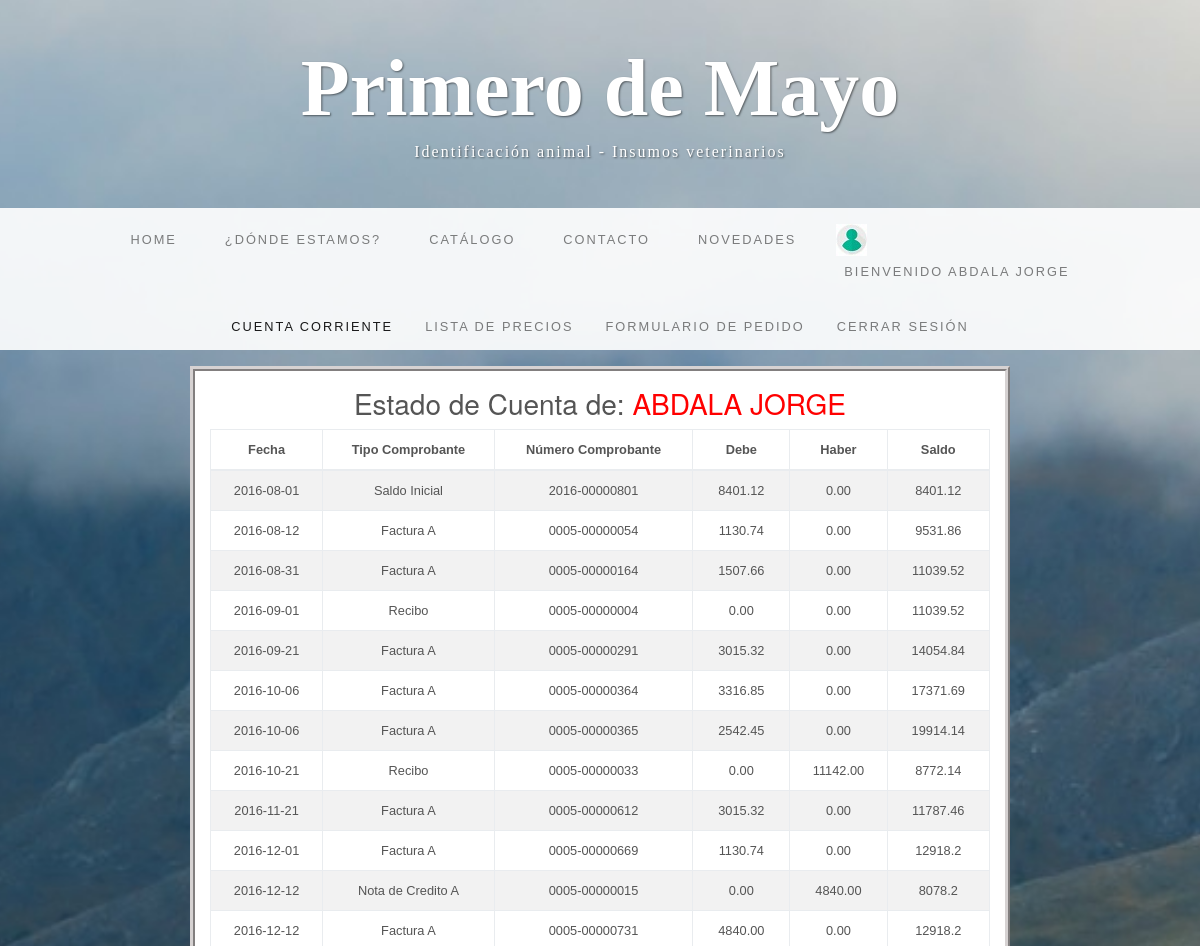
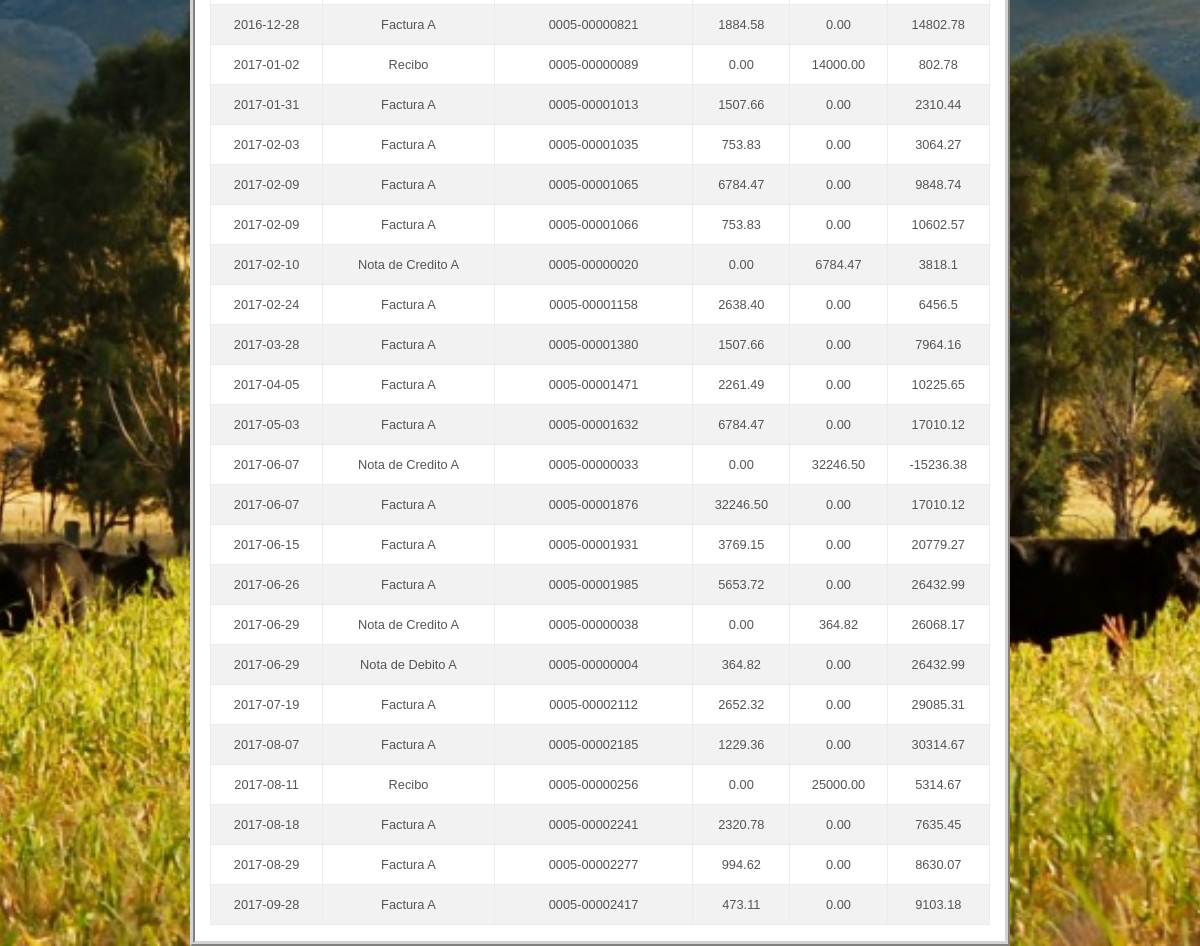
/php/cuentacorriente.php (signed in), run on the app's committed database (2 pictures, top to bottom).
### tables this page shows
CREATE TABLE IF NOT EXISTS `comprobantes` (
  `tipo` int(11) NOT NULL,
  `numero` varchar(13) NOT NULL,
  `importedebe` decimal(10,2) NOT NULL,
  `importehaber` decimal(10,2) NOT NULL,
  `fecha` date NOT NULL,
  `cliente` int(11) NOT NULL,
  PRIMARY KEY (`tipo`,`numero`) USING BTREE,
  KEY `cliente_fk` (`cliente`)
);

CREATE TABLE IF NOT EXISTS `tipocomprobante` (
  `id_tipocomprobante` int(11) NOT NULL,
  `descripcion` varchar(25) NOT NULL,
  PRIMARY KEY (`id_tipocomprobante`)
);

### php/cuentacorriente.php (the view, shortened to what this page needs)
<?php
$userId     = $_SESSION['idUser'];
$clientevet  = $_SESSION['cliente'];
?>
<!DOCTYPE html>
<html lang="es">
  <head>
    <link href="../vendor/bootstrap/css/bootstrap.min.css" rel="stylesheet">
    <link href="../css/business-casual.css" rel="stylesheet">
	<link href="../css/estiloctacte.css" rel="stylesheet">
  </head>
  <body>
    <div class="tagline-upper text-center text-heading text-shadow text-white mt-5 d-none d-lg-block font-weight-bold">Primero de Mayo</div>
    <div class="tagline-lower mt-sm-3 text-center text-expanded text-shadow  text-white mb-5 d-none d-lg-block ">Identificación animal - Insumos veterinarios</div>
    <nav class="navbar navbar-expand-lg navbar-light bg-faded py-lg-3">
      <div class="container">
        <div class="collapse navbar-collapse" id="navbarResponsive">
          <ul class="navbar-nav mx-auto">
            <li class="nav-item  px-lg-3">
              <a class="nav-link text-uppercase text-expanded" href="../index.php">Home
              </a>
            </li>
            <li class="nav-item px-lg-3">
              <a class="nav-link text-uppercase text-expanded" href="dondestamos.php">¿Dónde estamos?</a>
            </li>
			<li class="nav-item px-lg-3">
              <a class="nav-link text-uppercase text-expanded" href="catalogo.php">Catálogo</a>
            </li>
            <li class="nav-item px-lg-3">
              <a class="nav-link text-uppercase text-expanded" href="contacto.php">Contacto</a>
            </li>
			<li class="nav-item px-lg-3" >
              <a class="nav-link text-uppercase text-expanded" href="novedades.php">Novedades</a>
            </li>
			 <li class="nav-item  px-lg-3">
				<img src="../img/login.jpg">
				<a class="nav-link text-uppercase text-expanded" >Bienvenido <?php echo $clientevet ?></a>
			</li>
		 </ul>
		</div>
	  </div>
	</nav>
			<nav class="navbar navbar-expand-lg navbar-light bg-faded py-lg-2">
			  <div class="container">
				<div class="collapse navbar-collapse" id="navbarResponsive">
				  <ul class="navbar-nav mx-auto">
					<li class="nav-item  active px-lg-2">
					  <a class="nav-link text-uppercase text-expanded" href="cuentacorriente.php">Cuenta Corriente</a>
					</li>
					<li class="nav-item px-lg-2">
					  <a class="nav-link text-uppercase text-expanded" href="listaprecios.php">Lista de Precios</a>
					</li>
					<li class="nav-item px-lg-2">
					  <a class="nav-link text-uppercase text-expanded" href="formpedido.php">Formulario de Pedido</a>
					</li>
					<li class="nav-item px-lg-2">
					  <a class="nav-link text-uppercase text-red text-expanded  text-blue" href="php/cerrarsesion.php">Cerrar Sesión</a>
					</li>
				  </ul>
				</div>
			  </div>
			</nav>
   <div id="contenedor" class="row background-color-white">
		<div id="sectorizquierdo" class="col-sm-2" >
		</div>
		<div id="sectorcentral" class="col-sm-8 mt-3" style="">
					<div class="table-responsive  pt-3 ">
					   <table class="table table-bordered table-striped">
						<thead>
							   <tr >
								  <th>Fecha</th>
								  <th>Tipo Comprobante</th>
								  <th>Número Comprobante</th>
								  <th>Debe</th>
								  <th>Haber</th>
								  <th>Saldo</th>
							   </tr>
							</thead>
				 <tbody>
					<?php
							  $servername="localhost";
							  $dbname="sistemadepedidos";
							  $username="root";
							  $password="san123";
							  $conn=mysqli_connect ($servername, $username, $password, $dbname);
								echo "<h3>Estado de Cuenta de: <font color='#ff0000'>$clientevet</font></h3>";
								$sql= "Select razonsocial, fecha,descripcion, numero, importedebe, importehaber from comprobantes join cliente on cliente=id_cliente join tipocomprobante on id_tipocomprobante=tipo where cliente=$userId ORDER BY fecha asc";
							 $result=mysqli_query($conn, $sql);
							$saldo=0;
						if (mysqli_num_rows($result)>0) {
								while ($row=mysqli_fetch_assoc($result))
								{   $saldo=$saldo + $row['importedebe'] - $row['importehaber'];
									  echo "<tr>";
									  echo "<td>".$row['fecha']."</td>";
									  echo "<td>".$row['descripcion']."</td>";
									  echo "<td>".$row['numero']."</td>";
									  echo "<td>".$row['importedebe']."</td>";
									  echo "<td>".$row['importehaber']."</td>";
									  echo "<td>".round($saldo,2)."</td>";
									}
								}
				?>
					</tbody>
				   </table>
				  </div>
		</div>
		<div id="sectorderecho" class="col-sm-2" >
		</div>
	</div>
</body>
</html>

### css/business-casual.css (style rules this page uses)
body { font: .8em Arial, Verdana, Tahoma, Sans-Serif; color: #555; background: url('../img/bg.jpg') no-repeat center center fixed; -webkit-background-size: cover; -moz-background-size: cover; background-size: cover; -o-background-size: cover; }
h1, h2, h3, h4, h5, h6, .text-heading { font-family: "Josefin Slab", "Helvetica Neue", Helvetica, Arial, sans-serif; }
.tagline-upper { font-size: 5rem; font-weight: 300; line-height: 1; font-family: "Times New Roman"; }
.tagline-lower { font-size: 1rem; line-height: 1; font-family: "Times New Roman"; }
.text-expanded { letter-spacing: 2px; }
.text-shadow { text-shadow: 1px 1px 2px rgba(0, 0, 0, 0.5); }
.bg-faded { background-color: rgba(255, 255, 255, 0.9); }
#sectorcentral, #historial { border-width:5px; border-style:ridge; border-color: #D6D2D2; text-align: center; }

### css/estiloctacte.css (style rules this page uses)
#sectorcentral { background-color: white; }

### data on the page
comprobantes: fecha "2016-08-01", tipo.descripcion "Saldo Inicial", numero "2016-00000801", importedebe "8401.12", importehaber "0.00"
comprobantes: fecha "2016-08-12", tipo.descripcion "Factura A", numero "0005-00000054", importedebe "1130.74", importehaber "0.00", saldo "9531.86"
comprobantes: fecha "2016-08-31", tipo.descripcion "Factura A", numero "0005-00000164", importedebe "1507.66", importehaber "0.00", saldo "11039.52"
comprobantes: fecha "2016-09-01", tipo.descripcion "Recibo", numero "0005-00000004", importedebe "0.00", importehaber "0.00", saldo "11039.52"
comprobantes: fecha "2016-09-21", tipo.descripcion "Factura A", numero "0005-00000291", importedebe "3015.32", importehaber "0.00", saldo "14054.84"
comprobantes: fecha "2016-10-06", tipo.descripcion "Factura A", numero "0005-00000364", importedebe "3316.85", importehaber "0.00", saldo "17371.69"
comprobantes: fecha "2016-10-06", tipo.descripcion "Factura A", numero "0005-00000365", importedebe "2542.45", importehaber "0.00", saldo "19914.14"
comprobantes: fecha "2016-10-21", tipo.descripcion "Recibo", numero "0005-00000033", importedebe "0.00", importehaber "11142.00", saldo "8772.14"
comprobantes: fecha "2016-11-21", tipo.descripcion "Factura A", numero "0005-00000612", importedebe "3015.32", importehaber "0.00", saldo "11787.46"
comprobantes: fecha "2016-12-01", tipo.descripcion "Factura A", numero "0005-00000669", importedebe "1130.74", importehaber "0.00", saldo "12918.2"
comprobantes: fecha "2016-12-12", tipo.descripcion "Nota de Credito A", numero "0005-00000015", importedebe "0.00", importehaber "4840.00", saldo "8078.2"
comprobantes: fecha "2016-12-12", tipo.descripcion "Factura A", numero "0005-00000731", importedebe "4840.00", importehaber "0.00", saldo "12918.2"
comprobantes: fecha "2016-12-28", tipo.descripcion "Factura A", numero "0005-00000821", importedebe "1884.58", importehaber "0.00", saldo "14802.78"
comprobantes: fecha "2017-01-02", tipo.descripcion "Recibo", numero "0005-00000089", importedebe "0.00", importehaber "14000.00", saldo "802.78"
comprobantes: fecha "2017-01-31", tipo.descripcion "Factura A", numero "0005-00001013", importedebe "1507.66", importehaber "0.00", saldo "2310.44"
comprobantes: fecha "2017-02-03", tipo.descripcion "Factura A", numero "0005-00001035", importedebe "753.83", importehaber "0.00", saldo "3064.27"
comprobantes: fecha "2017-02-09", tipo.descripcion "Factura A", numero "0005-00001065", importedebe "6784.47", importehaber "0.00", saldo "9848.74"
comprobantes: fecha "2017-02-09", tipo.descripcion "Factura A", numero "0005-00001066", importedebe "753.83", importehaber "0.00", saldo "10602.57"
comprobantes: fecha "2017-02-10", tipo.descripcion "Nota de Credito A", numero "0005-00000020", importedebe "0.00", importehaber "6784.47", saldo "3818.1"
comprobantes: fecha "2017-02-24", tipo.descripcion "Factura A", numero "0005-00001158", importedebe "2638.40", importehaber "0.00", saldo "6456.5"
comprobantes: fecha "2017-03-28", tipo.descripcion "Factura A", numero "0005-00001380", importedebe "1507.66", importehaber "0.00", saldo "7964.16"
comprobantes: fecha "2017-04-05", tipo.descripcion "Factura A", numero "0005-00001471", importedebe "2261.49", importehaber "0.00", saldo "10225.65"
comprobantes: fecha "2017-05-03", tipo.descripcion "Factura A", numero "0005-00001632", importedebe "6784.47", importehaber "0.00", saldo "17010.12"
comprobantes: fecha "2017-06-07", tipo.descripcion "Nota de Credito A", numero "0005-00000033", importedebe "0.00", importehaber "32246.50", saldo "-15236.38"
comprobantes: fecha "2017-06-07", tipo.descripcion "Factura A", numero "0005-00001876", importedebe "32246.50", importehaber "0.00", saldo "17010.12"
comprobantes: fecha "2017-06-15", tipo.descripcion "Factura A", numero "0005-00001931", importedebe "3769.15", importehaber "0.00", saldo "20779.27"
comprobantes: fecha "2017-06-26", tipo.descripcion "Factura A", numero "0005-00001985", importedebe "5653.72", importehaber "0.00", saldo "26432.99"
comprobantes: fecha "2017-06-29", tipo.descripcion "Nota de Credito A", numero "0005-00000038", importedebe "0.00", importehaber "364.82", saldo "26068.17"
comprobantes: fecha "2017-06-29", tipo.descripcion "Nota de Debito A", numero "0005-00000004", importedebe "364.82", importehaber "0.00", saldo "26432.99"
comprobantes: fecha "2017-07-19", tipo.descripcion "Factura A", numero "0005-00002112", importedebe "2652.32", importehaber "0.00", saldo "29085.31"
comprobantes: fecha "2017-08-07", tipo.descripcion "Factura A", numero "0005-00002185", importedebe "1229.36", importehaber "0.00", saldo "30314.67"
comprobantes: fecha "2017-08-11", tipo.descripcion "Recibo", numero "0005-00000256", importedebe "0.00", importehaber "25000.00", saldo "5314.67"
comprobantes: fecha "2017-08-18", tipo.descripcion "Factura A", numero "0005-00002241", importedebe "2320.78", importehaber "0.00", saldo "7635.45"
comprobantes: fecha "2017-08-29", tipo.descripcion "Factura A", numero "0005-00002277", importedebe "994.62", importehaber "0.00", saldo "8630.07"
comprobantes: fecha "2017-09-28", tipo.descripcion "Factura A", numero "0005-00002417", importedebe "473.11", importehaber "0.00", saldo "9103.18"

### other printed values
$clientevet "ABDALA JORGE"
